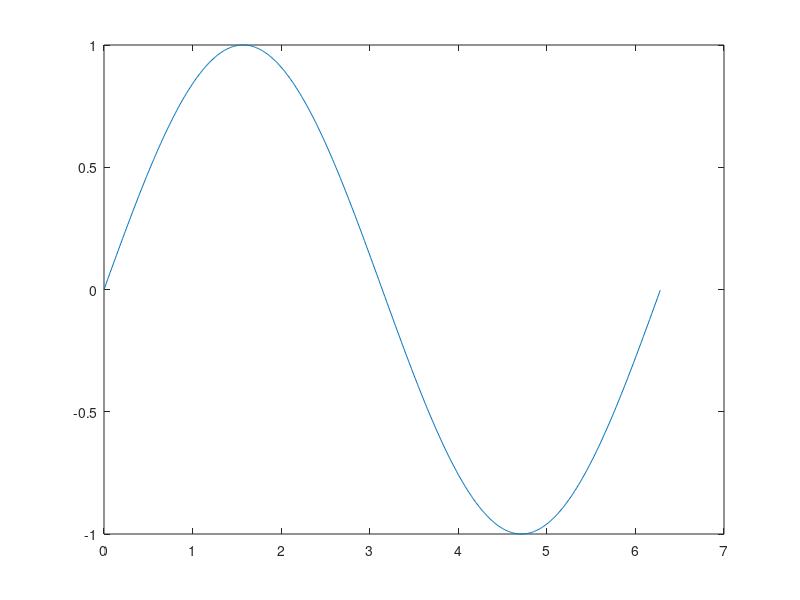
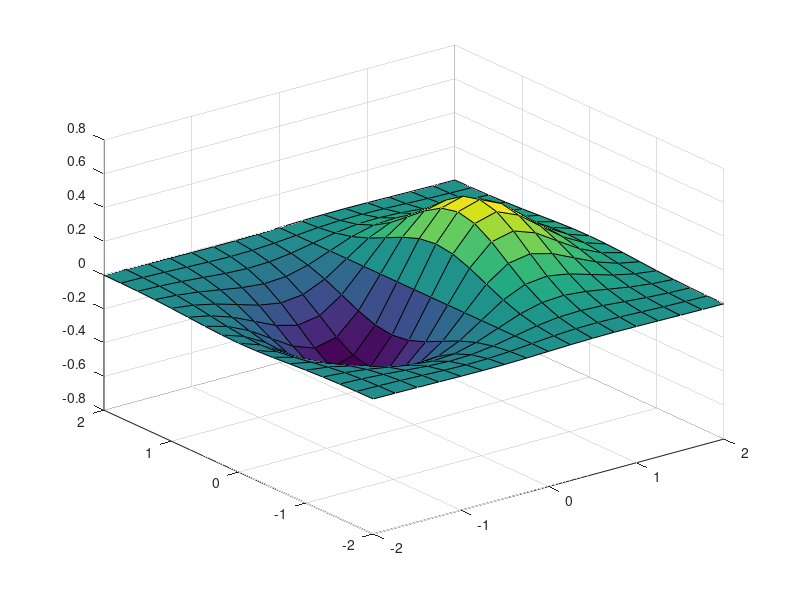

MATLAB code for these plots, in order:
% 
% * Understand how to perform vector operations in MATLAB
% * Understand arithmetic and basic functions in MATLAB
% * Know how to use for statements
%% Vector Operations
% In lesson 1, we see how to make a vector with the colon operator and linspace, 
% however, if MATLAB only allows us to use these two operations on vectors, it 
% would be pretty useless. MATLAB is often used to perform numerical analysis, 
% hence it would be very useful if we can input vectors into functions and use 
% that to generate another vector. Luckily, that's what MATLAB is for! Note that 
% when you perform an operation, they are element wise operation for vectors. 

x = 0:0.01:2*pi;    % You create a vector
y = sin(x);         % Here, you perform a transformation from one vector to another
xlen = length(x)
ylen = length(y)    % xlen and ylen is equal!
plot(x,y)
%% Exercise 1 : Vector Operations
T = 1e-6;
t = 0:T:2e-3;
f0 = 50;
b = 10e6;
y1 = 10*cos(2*pi*f0*t + pi*b*t.^2);

figure;
plot(t,y1)

%% Basic Indexing in MATLAB
% To inspect certain values in vectors x and y, we can use indexing. Note
% in MATLAB, indices start at 1, not 0. Hence in matlab, the last index 
% would be the length of the vector itself.
%% Exercise 2 : Basic Indexing

x(1)                    % first element of x
x(1:3)                  % elements 1,2 and 3 (inclusive!)
x(:)                    % entire x
x(end)                  % last element of x
 
%% Other vector operations
% Of course, we can perform more complicated arithmetic operations on vectors, 
% just like what we can do with scalars. What's more, there are pre-built functions 
% in matlab that allows us to obtain certain statistics. There's a lot of such 
% functions but we are only showing a few commonly used operations here

sum(x)                  % sum of the elements of x
%%
mean(x)                 % average of the elements of x
%%
min(x)                  % minimum element of x
%%
diff(x)                 % difference between adjacent elements of x

%% Practical example of vector operations : Numerical Estimation of integrals and derivatives
%% Approximate Derivatives
% Here we will look at some approximate numerical methods

x = linspace(-2,2,100);
y = x.^2;
plot(x,y)
title('x^2')
%% 
% Now, we can approximate the derivative as a quotient with small intervals
% 
% An easy way to do this in MATLAB is the diff command which returns the 
% difference between every pair of consecutive numbers in a vector (or each column 
% of an array).

dydx = diff(y)./diff(x);
plot(x(1:end-1),dydx)          

%% Approximate Integrals
% Now suppose we want to approximate the cumulative integral of a function. 
% 
% The _cumsum_ function in MATLAB returns the running sum of a vector
% Use _cumsum_ to approximate the running integral of y.

%% Excercise 5. Cumulative Integral

Y = cumsum(y*(4/100));   % delta x = (2 - (-2))/100
plot(x,Y)
%% 
% Now, use the approximate derivative to get the original function, y back 
% as _yhat _and plot it.  You may need to use/create another variable for the 
% x axis when plotting.

yhat = diff(Y)./diff(x);
plot(x(1:end-1),yhat)

%% Matrix
% Matrix is closely related to vectors, and we have also explored some matrix 
% operations last class. This class, we are going to explore 3 functions that 
% are very useful but are hard to grasp for beginners, namely reshape, meshgrid, 
% row-wise and column-wise operations.
%% Reshape
% When you are reshaping an array / matrix, the first dimension is filled first, 
% and then the second dimension, so on and so forth

M = 1:100;
N1 = reshape(M,2,2,[]);    % It would create a 2*2*25 matrix
N2 = reshape(M,[2,2,25]);  % Same as N1
N2(:,:,25)                 % Gives you 97,98,99,100
N2(:,1,25)                 % Gives you 97 and 98

%% Meshgrid
% Meshgrid is quite hard to understand. Think of it as a way to replicate arrays, 
% like the following example:

a = 1:3;
b = 1:5;
[A,B] = meshgrid(a,b) 
%% 
% You have created two arrays A and B, note that in A, the vector a is copied 
% row-wise, while the vector b is transposed and copied column-wise. This is useful, 
% because when you lay one above the other, you essentially create a CARTESIAN 
% PRODUCT, and it is useful when we need to plot a 3D graph.
% 
% Here is a more complicated example to show you when meshgrid is useful

a1 = -2:0.25:2;
b1 = a1;
[A1,B1] = meshgrid(a1);
% Here we plot the surface of f(x) = x*exp^(x.^2+y.^2)
F = A1.*exp(-A1.^2-B1.^2);
surf(A1,B1,F)

%% Row-wise / Column-wise operations
% Vector operations can also be performed on matrices. Often this either
% means the operation is performed on all the entries of the matrix as a
% whole or with respect to a certain dimension

H = magic(4)     % create the magical matrix H
%%
sum(H,1)         % column wise sum, note that this is a row vector(default)
%%
fliplr(H)        % flip H from left to right
%%
flipud(H)        % flip H upside down
%%
H(1,:) = fliplr(H(1,:)) % flip only ONE row upside down
%%
H(1,:) = []      % delete the first column
%% Exercise 7 : Matrix Operations

H2 = randi(20,4,5)    % random 4x5 matrix with integers from 1 to 20
%%
sum(H2(:,2))
%%
mean(H2(3,:))
%%
C = reshape(H2,2,2,5)
C(2,:,:) = []

%% Control Sequence - For loops
% Similar to other languages, MATLAB have if, while and for control sequences. 
% For loops is one of the commonly used control sequences in MATLAB. We will continue 
% the discussion of if and while in the next lesson

n = 1000;
D = zeros(1,1000);    % This is called pre-allocation
D(1) = 1;
D(2) = 2;
tic
for i = 3:n
    D(i) = D(i-1)+D(i-2);
end
toc
%% BE CAREFUL!
% For loops are considered the more inefficient type of operation in MATLAB 
% Do not use it unless it is completely necessary. The action of using vectors 
% to perform operations is called VECTORIZATION. You are going to explore more 
% on computational efficiency in the next lesson.